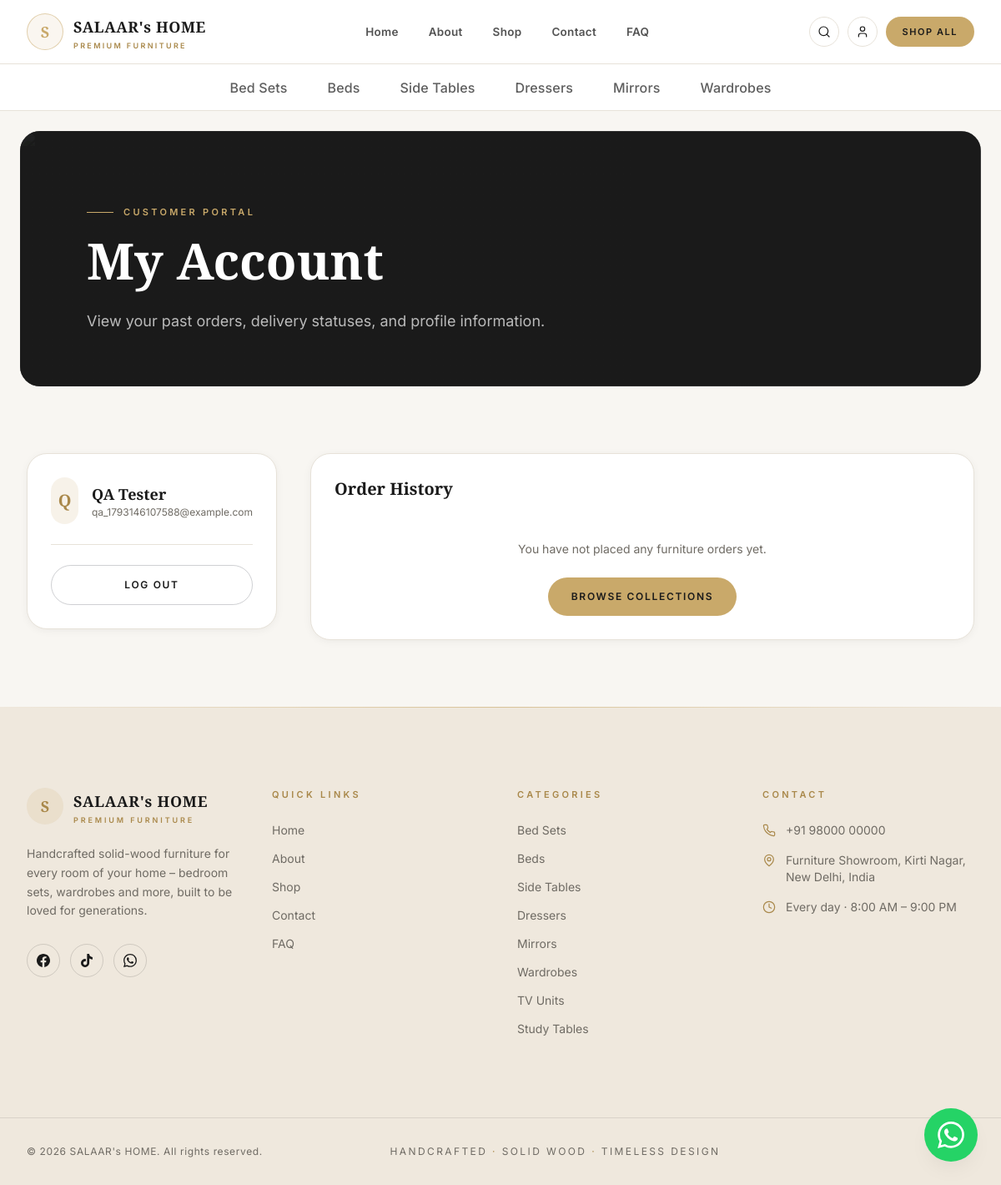
Screenshot of /account/ (signed in) with the database file from the repository.
### store/models.py (models this page shows, shortened)
class NavCategory(models.Model):
    label = models.CharField(max_length=120)
    slug = models.SlugField(max_length=120, unique=True)
    source_category = models.ForeignKey(
        Category,
        on_delete=models.SET_NULL,
        null=True,
        blank=True,
        related_name="nav_items"
    )
    tagline = models.CharField(max_length=255, blank=True)
    short = models.CharField(max_length=350, blank=True)
    description = models.TextField(blank=True)
    empty_title = models.CharField(max_length=255, blank=True)
    empty_text = models.TextField(blank=True)
    seo_title = models.CharField(max_length=255, blank=True)
    seo_description = models.TextField(blank=True)
    order = models.PositiveIntegerField(default=0)
    is_in_header = models.BooleanField(default=True)
    class Meta:
        verbose_name_plural = "Nav Categories"
        ordering = ["order", "label"]

### store/views.py (the view)
# urls.py: path("account/", views.account_view, name="account"),
@login_required
def account_view(request):
    orders = Order.objects.filter(user=request.user).prefetch_related("items").all()
    return render(request, "pages/account.html", {"orders": orders})

### store/context_processors.py (called while the page is built)
def site_context(request):
    header_categories = NavCategory.objects.filter(is_in_header=True).order_by("order")
    all_nav_categories = NavCategory.objects.all().order_by("order")
    categories = Category.objects.all().order_by("order")
    cart_count = 0
    cart = None
    if request.user.is_authenticated:
        cart = Cart.objects.filter(user=request.user).first()
    elif request.session.session_key:
        cart = Cart.objects.filter(session_key=request.session.session_key).first()
    if cart:
        cart_count = cart.total_count
    return {
        "SITE": SITE,
        "HEADER_CATEGORIES": header_categories,
        "ALL_NAV_CATEGORIES": all_nav_categories,
        "CATEGORIES": categories,
        "cart_count": cart_count,
        "current_path": request.path,
        "canonical_path": request.path.rstrip("/"),
    }

### store/models.py (called while the page is built)
    @property
    def total_count(self):
        return sum(item.quantity for item in self.items.all())

### templates/pages/account.html (shortened to what this page needs)
{% extends "base.html" %}
{% block content %}
{% include "includes/page_hero.html" with title="My Account" eyebrow="Customer Portal" description="View your past orders, delivery statuses, and profile information." image="/banners/1.webp" %}
<section class="bg-cream py-12 sm:py-16 lg:py-20">
  <div class="mx-auto w-full max-w-[1400px] px-4 sm:px-6 lg:px-8 xl:px-12">
    <div class="grid gap-10 lg:grid-cols-[300px_1fr]">
      <div>
        <div class="rounded-3xl border border-line bg-white p-7 shadow-soft">
          <div class="flex items-center gap-4 border-b border-line pb-6">
            <span class="flex h-14 w-14 items-center justify-center rounded-full bg-gold/15 font-display text-xl font-bold text-gold-deep">
              {{ user.username|slice:":1"|upper }}
            </span>
            <div>
              <h2 class="font-display text-lg font-bold text-ink">{{ user.get_full_name|default:user.username }}</h2>
              <p class="text-xs text-stone">{{ user.email }}</p>
            </div>
          </div>
          <div class="mt-6 space-y-3">
            <a href="{% url 'logout' %}" class="btn-outline-dark w-full text-center">
              Log Out
            </a>
          </div>
        </div>
      </div>
      <div>
        <div class="rounded-3xl border border-line bg-white p-7 shadow-soft">
          <h3 class="font-display text-xl font-bold text-ink mb-6">Order History</h3>
          {% if orders %}
            <div class="space-y-6">
              {% for order in orders %}
                <div class="rounded-2xl border border-line bg-linen/50 p-5">
                  <div class="flex flex-wrap items-center justify-between gap-3 border-b border-line pb-4 text-xs">
                    <div>
                      <span class="font-bold text-ink">Order #{{ order.id }}</span>
                      <span class="text-stone ml-2">Placed on {{ order.created_at|date:"M d, Y" }}</span>
                    </div>
                    <div>
                      <span class="rounded-full bg-gold-pale px-3 py-1 font-semibold text-gold-deep uppercase tracking-wider text-[10px]">
                        {{ order.get_status_display }}
                      </span>
                    </div>
                  </div>
                  <div class="mt-4 space-y-2">
                    {% for it in order.items.all %}
                      <div class="flex justify-between text-xs text-stone">
                        <span>{{ it.quantity }}x {{ it.product_name }}</span>
                        <span class="font-semibold text-ink">
                          {% if it.price %}Rs. {{ it.price|floatformat:"0" }}{% else %}On Request{% endif %}
                        </span>
                      </div>
                    {% endfor %}
                  </div>
                  <div class="mt-4 pt-3 border-t border-line flex justify-between items-baseline text-sm">
                    <span class="font-semibold text-ink">Total</span>
                    <span class="font-bold text-gold-deep">
                      {% if order.total_amount %}Rs. {{ order.total_amount|floatformat:"0" }}{% else %}Price on Request{% endif %}
                    </span>
                  </div>
                </div>
              {% endfor %}
            </div>
          {% else %}
            <p class="text-sm text-stone py-6 text-center">You have not placed any furniture orders yet.</p>
            <div class="text-center">
              <a href="{% url 'shop' %}" class="btn-gold inline-flex">Browse Collections</a>
            </div>
          {% endif %}
        </div>
      </div>
    </div>
  </div>
</section>
{% endblock %}

### templates/includes/category_nav.html (shortened to what this page needs)
<nav id="category-nav-scroller" aria-label="Categories" class="no-scrollbar sticky top-16 z-40 flex h-12 w-full snap-x snap-proximity items-center gap-x-8 overflow-x-auto border-b border-line bg-white px-4 sm:gap-x-10 sm:px-6 md:top-[76px] md:h-14 lg:snap-none lg:justify-center lg:gap-x-12 lg:overflow-visible lg:px-8 xl:px-12">
  {% for cat in HEADER_CATEGORIES %}
    {% url 'nav_category' cat.slug as cat_url %}
    <a href="{{ cat_url }}"
       class="group relative flex shrink-0 snap-start cursor-pointer items-center self-stretch whitespace-nowrap text-[15px] font-medium tracking-[0.01em] transition-colors duration-200 md:text-[16px] {% if current_path == cat_url %}text-gold-deep{% else %}text-ink/70 hover:text-gold-deep{% endif %}">
      {{ cat.label }}
    </a>
  {% endfor %}
</nav>

### templates/includes/footer.html (shortened to what this page needs)
<footer class="bg-beige text-ink">
  <div class="h-px bg-gradient-to-r from-transparent via-gold/60 to-transparent" aria-hidden="true"></div>
  <div class="mx-auto w-full max-w-[1400px] px-4 sm:px-6 lg:px-8 xl:px-12 grid gap-12 py-16 sm:grid-cols-2 lg:grid-cols-4 lg:gap-10 lg:py-24">
    <div>
      <div class="flex items-center gap-3">
        <span class="flex h-11 w-11 items-center justify-center rounded-full bg-gold/15 font-display text-lg font-bold text-gold-deep">
          S
        </span>
        <span class="leading-none">
          <span class="block font-display text-lg font-bold tracking-[0.04em]">{{ SITE.name }}</span>
          <span class="mt-1 block text-[9px] font-semibold tracking-[0.32em] text-gold-deep uppercase">
            {{ SITE.tagline_short }}
          </span>
        </span>
      </div>
      <p class="mt-6 max-w-xs text-sm leading-relaxed text-stone">
        Handcrafted solid-wood furniture for every room of your home – bedroom sets, wardrobes and more, built to be loved for generations.
      </p>
      <div class="mt-7 flex items-center justify-start gap-3">
        <a href="https://www.facebook.com" target="_blank" rel="noopener noreferrer" aria-label="Facebook" class="flex h-10 w-10 shrink-0 items-center justify-center rounded-full border border-ink/15 text-ink transition-all duration-300 hover:-translate-y-0.5 hover:border-gold hover:bg-gold hover:text-white">
        </a>
        <a href="https://www.tiktok.com" target="_blank" rel="noopener noreferrer" aria-label="TikTok" class="flex h-10 w-10 shrink-0 items-center justify-center rounded-full border border-ink/15 text-ink transition-all duration-300 hover:-translate-y-0.5 hover:border-gold hover:bg-gold hover:text-white">
        </a>
        <a href="https://wa.me/{{ SITE.whatsapp_number }}?text={{ SITE.whatsapp_message|urlencode }}" target="_blank" rel="noopener noreferrer" aria-label="Chat with us on WhatsApp" class="flex h-10 w-10 shrink-0 items-center justify-center rounded-full border border-ink/15 text-ink transition-all duration-300 hover:-translate-y-0.5 hover:border-gold hover:bg-gold hover:text-white">
        </a>
      </div>
    </div>
    <nav aria-label="Footer – quick links">
      <h3 class="mb-6 text-[11px] font-semibold tracking-[0.3em] text-gold-deep uppercase">Quick Links</h3>
      <ul class="space-y-3.5 text-sm">
        <li><a href="{% url 'home' %}" class="link-underline text-stone hover:text-ink">Home</a></li>
        <li><a href="{% url 'about' %}" class="link-underline text-stone hover:text-ink">About</a></li>
        <li><a href="{% url 'shop' %}" class="link-underline text-stone hover:text-ink">Shop</a></li>
        <li><a href="{% url 'contact' %}" class="link-underline text-stone hover:text-ink">Contact</a></li>
        <li><a href="{% url 'faq' %}" class="link-underline text-stone hover:text-ink">FAQ</a></li>
      </ul>
    </nav>
    <nav aria-label="Footer – categories">
      <h3 class="mb-6 text-[11px] font-semibold tracking-[0.3em] text-gold-deep uppercase">Categories</h3>
      <ul class="space-y-3.5 text-sm">
        {% for cat in ALL_NAV_CATEGORIES %}
          <li>
            <a href="{% url 'nav_category' cat.slug %}" class="link-underline text-stone hover:text-ink">
              {{ cat.label }}
            </a>
          </li>
        {% endfor %}
      </ul>
    </nav>
    <div>
      <h3 class="mb-6 text-[11px] font-semibold tracking-[0.3em] text-gold-deep uppercase">Contact</h3>
      <ul class="space-y-4 text-sm text-stone">
        <li class="flex items-start gap-3">
          {% include "includes/icons/phone.html" with class="mt-0.5 h-4 w-4 shrink-0 text-gold-deep" %}
          <a href="tel:+{{ SITE.phone_intl }}" class="link-underline hover:text-ink">{{ SITE.phone_display }}</a>
        </li>
        <li class="flex items-start gap-3">
          <svg class="mt-0.5 h-4 w-4 shrink-0 text-gold-deep" viewBox="0 0 24 24" fill="none" stroke="currentColor" stroke-width="1.8" stroke-linecap="round" stroke-linejoin="round"><path d="M20 10c0 6-8 12-8 12s-8-6-8-12a8 8 0 0 1 16 0Z"/><circle cx="12" cy="10" r="3"/></svg>
          <span>{{ SITE.address }}</span>
        </li>
        <li class="flex items-start gap-3">
          <svg class="mt-0.5 h-4 w-4 shrink-0 text-gold-deep" viewBox="0 0 24 24" fill="none" stroke="currentColor" stroke-width="1.8" stroke-linecap="round" stroke-linejoin="round"><circle cx="12" cy="12" r="10"/><path d="M12 6v6l4 2"/></svg>
          <span>{{ SITE.hours }}</span>
        </li>
      </ul>
    </div>
  </div>
  <div class="border-t border-ink/10">
    <div class="mx-auto w-full max-w-[1400px] px-4 sm:px-6 lg:px-8 xl:px-12 flex flex-col items-center justify-between gap-4 py-6 text-xs tracking-wider text-stone sm:flex-row">
      <p>© {% now "Y" %} {{ SITE.name }}. All rights reserved.</p>
      <p class="tracking-[0.2em] uppercase">
        Handcrafted <span class="text-gold-deep">·</span> Solid Wood <span class="text-gold-deep">·</span> Timeless Design
      </p>
    </div>
  </div>
</footer>

### templates/base.html (style rules this page uses)
:root { --font-cormorant: 'Cormorant Garamond', Georgia, serif; --font-inter: 'Inter', system-ui, -apple-system, sans-serif; }

### rows the page displays
NavCategory: label "Bed Sets"
NavCategory: label "Beds"
NavCategory: label "Side Tables"
NavCategory: label "Dressers"
NavCategory: label "Mirrors"
NavCategory: label "Wardrobes"
NavCategory: label "TV Units"
NavCategory: label "Study Tables"

### other values shown
{{ SITE.name }} "SALAAR's HOME"
{{ SITE.tagline_short }} "PREMIUM FURNITURE"
{{ eyebrow }} "CUSTOMER PORTAL"
{{ title }} "My Account"
{{ description }} "View your past orders, delivery statuses, and profile information."
{{ user.username|slice:":1"|upper }} "Q"
{{ user.get_full_name|default:user.username }} "QA Tester"
{{ user.email }} "qa_1793146107588@example.com"
{{ SITE.phone_display }} "+91 98000 00000"
{{ SITE.address }} "Furniture Showroom, Kirti Nagar, New Delhi, India"
{{ SITE.hours }} "Every day · 8:00 AM – 9:00 PM"
